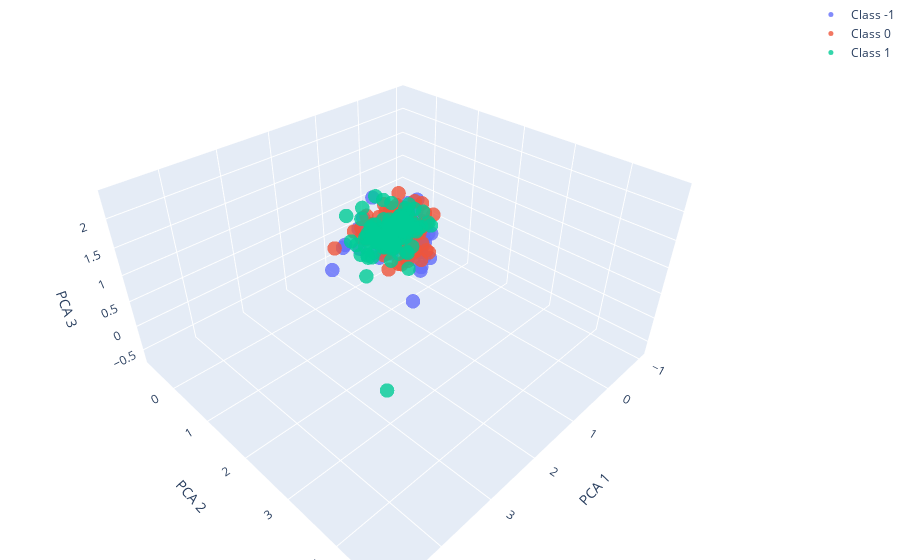

The notebook cell this image was saved under:
### Code cell
sgd_fastText = linear_model.SGDClassifier(loss="log")
sgd_fastText.fit(x_train_fastText, y_train)
evaluate_model(sgd_fastText, x_valid_fastText, y_valid)
plot_pca_3D(x_train_fastText, y_train)
